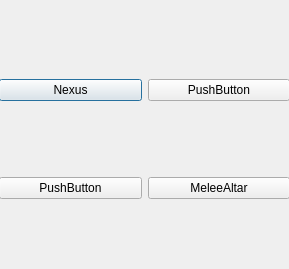
<?xml version="1.0" encoding="UTF-8"?>
<ui version="4.0">
 <class>buildingDialog</class>
 <widget class="QDialog" name="buildingDialog">
  <property name="geometry">
   <rect>
    <x>0</x>
    <y>0</y>
    <width>289</width>
    <height>269</height>
   </rect>
  </property>
  <property name="windowTitle">
   <string>Dialog</string>
  </property>
  <widget class="QWidget" name="gridLayoutWidget">
   <property name="geometry">
    <rect>
     <x>-1</x>
     <y>9</y>
     <width>291</width>
     <height>261</height>
    </rect>
   </property>
   <layout class="QGridLayout" name="gridLayout">
    <item row="0" column="0">
     <widget class="QPushButton" name="nexus_Button">
      <property name="text">
       <string>Nexus</string>
      </property>
     </widget>
    </item>
    <item row="1" column="0">
     <widget class="QPushButton" name="pushButton">
      <property name="text">
       <string>PushButton</string>
      </property>
     </widget>
    </item>
    <item row="1" column="1">
     <widget class="QPushButton" name="MeleeAltarButton">
      <property name="text">
       <string>MeleeAltar</string>
      </property>
     </widget>
    </item>
    <item row="0" column="1">
     <widget class="QPushButton" name="pushButton_3">
      <property name="text">
       <string>PushButton</string>
      </property>
     </widget>
    </item>
   </layout>
  </widget>
 </widget>
 <resources/>
 <connections/>
</ui>
